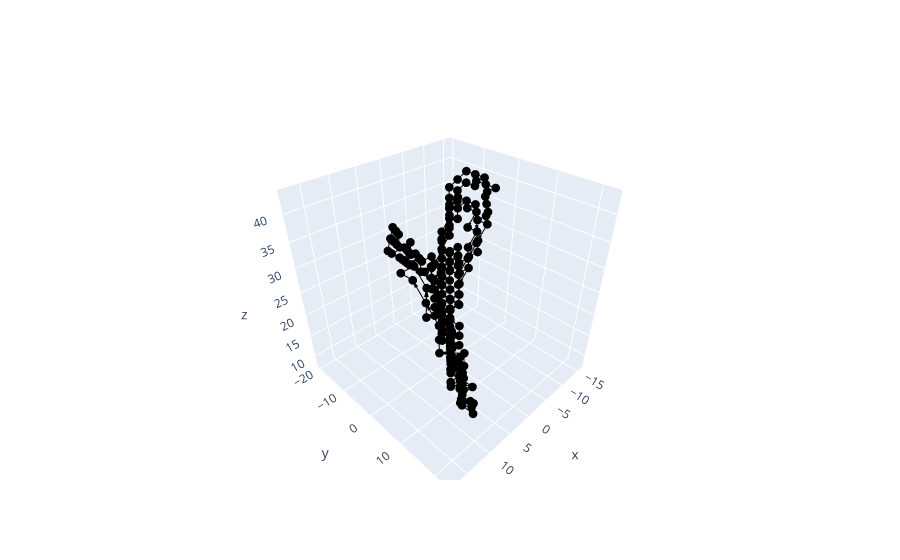

Notebook code cell kept with this figure:
### Code cell
traj_perturbed = Trajectory(data)
bins_pert = traj_perturbed.set_bins(15)
binseq_pert = traj_perturbed.bin_sequence()
A_p, verts_p, counts_p = traj_perturbed.adjacency()
binloc_p = traj63.bin_centers()

G_p = Digraph(A_p, verts_p, counts_p, loops = False)
fig = graph_graph(G_p, traj_perturbed.bin_centers(), arrows=True)
fig.show()
